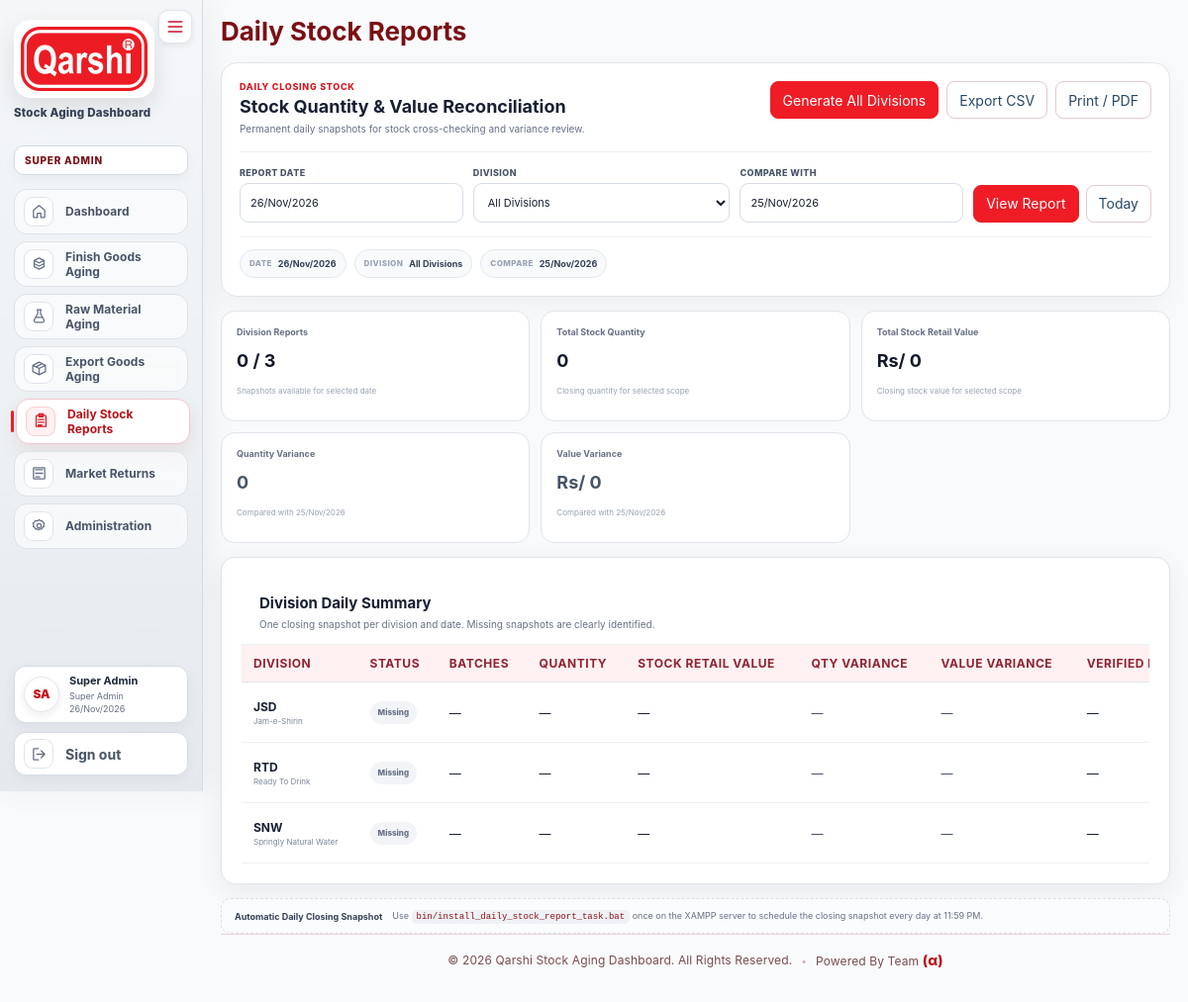
Page /daily-stock-reports (signed in) on the committed database.
### tables this page shows
CREATE TABLE users (
    id INT UNSIGNED AUTO_INCREMENT PRIMARY KEY,
    division_id INT UNSIGNED NULL,
    name VARCHAR(120) NOT NULL,
    email VARCHAR(190) NOT NULL UNIQUE,
    password_hash VARCHAR(255) NOT NULL,
    role ENUM('super_admin','store_manager','division_admin','user') NOT NULL DEFAULT 'user',
    can_add TINYINT(1) NOT NULL DEFAULT 1,
    can_edit TINYINT(1) NOT NULL DEFAULT 1,
    can_delete TINYINT(1) NOT NULL DEFAULT 1,
    avatar_path VARCHAR(255) NULL,
    is_active TINYINT(1) NOT NULL DEFAULT 1,
    created_at TIMESTAMP DEFAULT CURRENT_TIMESTAMP,
    CONSTRAINT fk_users_division FOREIGN KEY (division_id) REFERENCES divisions(id) ON UPDATE CASCADE ON DELETE RESTRICT,
    INDEX idx_users_division (division_id),
    INDEX idx_users_role (role)
);

CREATE TABLE divisions (
    id INT UNSIGNED AUTO_INCREMENT PRIMARY KEY,
    code VARCHAR(20) NOT NULL UNIQUE,
    name VARCHAR(120) NOT NULL,
    is_active TINYINT(1) NOT NULL DEFAULT 1,
    created_at TIMESTAMP DEFAULT CURRENT_TIMESTAMP
);

### app/Views/daily_reports/index.php (the view, shortened to what the rows shown need)
<?php
$qty = static function ($value): string {
    $number = (float)$value;
    $formatted = number_format($number, 3, '.', ',');
    return rtrim(rtrim($formatted, '0'), '.');
};
$money = static function ($value): string {
    $number = (float)$value;
    if (abs($number) >= 1000000) {
        $millions = $number / 1000000;
        $formatted = rtrim(rtrim(number_format($millions, 8, '.', ','), '0'), '.');
        return 'Rs/ ' . $formatted . ' Million';
    }
    $formatted = rtrim(rtrim(number_format($number, 2, '.', ','), '0'), '.');
    return 'Rs/ ' . $formatted;
};
$varianceClass = static function ($value): string {
    if ($value === null) return 'neutral';
    $number = (float)$value;
    if ($number > 0) return 'positive';
    if ($number < 0) return 'negative';
    return 'neutral';
};
$signedQty = static function ($value) use ($qty): string {
    if ($value === null) return '—';
    $number = (float)$value;
    $prefix = $number > 0 ? '+' : '';
    return $prefix . $qty($number);
};
$signedMoney = static function ($value) use ($money): string {
    if ($value === null) return '—';
    $number = (float)$value;
    $prefix = $number > 0 ? '+' : ($number < 0 ? '−' : '');
    return $prefix . $money(abs($number));
};
?>
<section class="daily-report-filter-card">
    <div class="daily-report-filter-head">
        <div>
            <h2>Stock Quantity & Value Reconciliation</h2>
        </div>
    </div>
</section>
<?php if (($mode ?? '') === 'all'): ?>
<section class="card daily-report-section">
    <div class="table-wrap">
        <table class="aging-table daily-report-table">
            <thead>
            <tr>
                <th>Division</th>
                <th>Status</th>
                <th>Batches</th>
                <th>Quantity</th>
                <th>Stock Retail Value</th>
                <th>Qty Variance</th>
                <th>Value Variance</th>
                <th>Verified By</th>
            </tr>
            </thead>
            <tbody>
            <?php foreach ($divisionRows as $row): ?>
                <?php $r = $row['report']; ?>
                <tr>
                    <td>
                        <strong><?= e($row['division']['code']) ?></strong>
                        <small class="daily-table-sub"><?= e($row['division']['name']) ?></small>
                    </td>
                    <td>
                        <?php if (!$r): ?>
                            <span class="daily-status missing">Missing</span>
                        <?php elseif (!empty($r['verified_at'])): ?>
                            <span class="daily-status verified">Verified</span>
                        <?php else: ?>
                            <span class="daily-status pending">Pending</span>
                        <?php endif; ?>
                    </td>
                    <td><?= $r ? number_format((int)$r['total_batches']) : '—' ?></td>
                    <td><?= $r ? e($qty($r['total_quantity'])) : '—' ?></td>
                    <td><?= $r ? e($money($r['total_stock_value'])) : '—' ?></td>
                    <td class="daily-variance <?= e($varianceClass($row['qty_variance'])) ?>"><?= e($signedQty($row['qty_variance'])) ?></td>
                    <td class="daily-variance <?= e($varianceClass($row['value_variance'])) ?>"><?= e($signedMoney($row['value_variance'])) ?></td>
                    <td>
                        <?php if ($r && !empty($r['verified_at'])): ?>
                            <strong><?= e($r['verified_by_name'] ?? 'User') ?></strong>
                            <small class="daily-table-sub"><?= e(format_app_datetime($r['verified_at'])) ?></small>
                        <?php else: ?>
                            <span class="muted">—</span>
                        <?php endif; ?>
                    </td>
                </tr>
            <?php endforeach; ?>
            </tbody>
        </table>
    </div>
</section>
<?php endif; ?>

### app/Views/layouts/header.php (shortened to what the rows shown need)
<?php $me = auth_user(); $appName = app_config('app')['name'] ?? 'Stock Aging Dashboard'; ?>
<!doctype html>
<html lang="en">
<head>
<link rel="stylesheet" href="<?= e(url('/assets/css/app.css')) ?>">
</head>
<body>
<?php if ($me): ?>
<?php
$nameParts = preg_split('/\s+/', trim((string)$me['name'])) ?: [];
$avatarInitials = '';
foreach (array_slice($nameParts, 0, 2) as $part) {
    if ($part !== '') $avatarInitials .= strtoupper(substr($part, 0, 1));
}
$requestPath = parse_url($_SERVER['REQUEST_URI'] ?? '/', PHP_URL_PATH) ?: '/';
$normalizePath = static function (string $path): string {
    $path = rtrim($path, '/');
    return $path === '' ? '/' : $path;
};
$requestPath = $normalizePath($requestPath);
$dashboardPath = $normalizePath(url('/'));
$isDashboardActive = $requestPath === $dashboardPath;
$isStocksActive = str_starts_with($requestPath, $normalizePath(url('/stocks')));
$isDailyReportsActive = str_starts_with($requestPath, $normalizePath(url('/daily-stock-reports')));
$isAdminHome = $requestPath === $normalizePath(url('/admin'));
$isAdminChild = ($me['role'] ?? '') === 'super_admin' && (
    str_starts_with($requestPath, $normalizePath(url('/users')))
    || str_starts_with($requestPath, $normalizePath(url('/divisions')))
    || str_starts_with($requestPath, $normalizePath(url('/grade-criteria')))
    || str_starts_with($requestPath, $normalizePath(url('/logs')))
    || str_starts_with($requestPath, $normalizePath(url('/market-return/mapping')))
    || str_starts_with($requestPath, $normalizePath(url('/admin/email-notifications')))
    || str_starts_with($requestPath, $normalizePath(url('/admin/sap-integration')))
);
$isAdminActive = $isAdminHome || $isAdminChild;
$isMarketReturnActive = str_starts_with($requestPath, $normalizePath(url('/market-return'))) && !$isAdminChild;
?>
<div class="app-shell">
    <aside class="sidebar" id="app-sidebar">
        <button type="button" class="sidebar-toggle" id="sidebarToggle" aria-controls="app-sidebar" aria-expanded="true" aria-label="Collapse menu" title="Collapse menu">
            <svg viewBox="0 0 24 24" fill="none" aria-hidden="true"><path d="M4 6h16M4 12h16M4 18h16" stroke="currentColor" stroke-width="2" stroke-linecap="round"/></svg>
        </button>
        <div class="brand-block">
            <img class="brand-logo" src="<?= e(url('/assets/img/qarshi-logo.png')) ?>" alt="Qarshi logo">
            <div class="brand-text single-line">
                <span>Stock Aging Dashboard</span>
            </div>
        </div>
        <?php
        $sidebarDivisionLabel = $me['role'] === 'super_admin'
            ? 'SUPER ADMIN'
            : (($me['role'] ?? '') === 'store_manager'
                ? 'STORE MANAGER'
                : ((($me['role'] ?? '') === 'user' && empty($me['division_id']))
                    ? 'ALL DIVISIONS'
                    : ($me['division_code'] ?? 'DIVISION')));
        ?>
        <div class="division-chip"><?= e($sidebarDivisionLabel) ?></div>
        <nav>
            <a class="nav-link<?= $isDashboardActive ? ' active' : '' ?>" title="Dashboard" href="<?= e(url('/')) ?>"<?= $isDashboardActive ? ' aria-current="page"' : '' ?>>
                <span class="nav-icon" aria-hidden="true"><svg viewBox="0 0 24 24" fill="none"><path d="M4 10.5 12 4l8 6.5V20a1 1 0 0 1-1 1h-4.5v-6h-5v6H5a1 1 0 0 1-1-1v-9.5Z" stroke="currentColor" stroke-width="1.8" stroke-linecap="round" stroke-linejoin="round"/></svg></span>
                <span class="nav-label">Dashboard</span>
            </a>
            <a class="nav-link<?= $isStocksActive ? ' active' : '' ?>" title="Finish Goods Aging" href="<?= e(url('/stocks')) ?>"<?= $isStocksActive ? ' aria-current="page"' : '' ?>>
                <span class="nav-icon" aria-hidden="true"><svg viewBox="0 0 24 24" fill="none"><path d="M5 7.5 12 4l7 3.5-7 3.5-7-3.5Zm0 0V16.5L12 20l7-3.5V7.5M5 12l7 3.5 7-3.5" stroke="currentColor" stroke-width="1.8" stroke-linecap="round" stroke-linejoin="round"/></svg></span>
                <span class="nav-label">Finish Goods Aging</span>
            </a>
            <?php foreach (\App\Services\AgingModuleRegistry::modules() as $navModuleController): ?>
            <?php $navModule = $navModuleController::MODULE; $navModuleActive = str_starts_with($requestPath, $normalizePath(url($navModule['base']))); ?>
            <a class="nav-link<?= $navModuleActive ? ' active' : '' ?>" title="<?= e($navModule['index_title']) ?>" href="<?= e(url($navModule['base'])) ?>"<?= $navModuleActive ? ' aria-current="page"' : '' ?>>
                <span class="nav-icon" aria-hidden="true"><svg viewBox="0 0 24 24" fill="none"><?= $navModule['icon'] ?? '' ?></svg></span>
                <span class="nav-label"><?= e($navModule['index_title']) ?></span>
            </a>
            <?php endforeach; ?>
            <?php if (in_array(($me['role'] ?? ''), ['super_admin','store_manager','division_admin'], true)): ?>
            <a class="nav-link<?= $isDailyReportsActive ? ' active' : '' ?>" title="Daily Stock Reports" href="<?= e(url('/daily-stock-reports')) ?>"<?= $isDailyReportsActive ? ' aria-current="page"' : '' ?>>
                <span class="nav-icon" aria-hidden="true"><svg viewBox="0 0 24 24" fill="none"><path d="M7 4h10a2 2 0 0 1 2 2v14H5V6a2 2 0 0 1 2-2Zm2-2h6v4H9V2Zm-1 8h8M8 14h8M8 18h5" stroke="currentColor" stroke-width="1.8" stroke-linecap="round" stroke-linejoin="round"/></svg></span>
                <span class="nav-label">Daily Stock Reports</span>
            </a>
            <?php endif; ?>
            <a class="nav-link<?= $isMarketReturnActive ? ' active' : '' ?>" title="Market Returns" href="<?= e(url('/market-return')) ?>"<?= $isMarketReturnActive ? ' aria-current="page"' : '' ?>>
                <span class="nav-icon" aria-hidden="true"><svg viewBox="0 0 24 24" fill="none"><path d="M7 7h10M7 12h10M7 17h6M5 4h14a1 1 0 0 1 1 1v14a1 1 0 0 1-1 1H5a1 1 0 0 1-1-1V5a1 1 0 0 1 1-1Z" stroke="currentColor" stroke-width="1.8" stroke-linecap="round" stroke-linejoin="round"/></svg></span>
                <span class="nav-label">Market Returns</span>
            </a>
            <?php if ($me['role'] === 'super_admin'): ?>
                <a class="nav-link<?= $isAdminActive ? ' active' : '' ?>" title="Administration" href="<?= e(url('/admin')) ?>"<?= $isAdminActive ? ' aria-current="page"' : '' ?>>
                    <span class="nav-icon" aria-hidden="true"><svg viewBox="0 0 24 24" fill="none"><path d="M12 3.5 14 5l2.5-.2.8 2.4 2.1 1.4-1 2.3.6 2.4-2.3 1-.9 2.4-2.5-.3-2 1.6-2-1.6-2.5.3-.9-2.4-2.3-1 .6-2.4-1-2.3 2.1-1.4.8-2.4L10 5l2-1.5Zm0 5.5a3 3 0 1 0 0 6 3 3 0 0 0 0-6Z" stroke="currentColor" stroke-width="1.7" stroke-linecap="round" stroke-linejoin="round"/></svg></span>
                    <span class="nav-label">Administration</span>
                </a>
            <?php endif; ?>
        </nav>
        <div class="sidebar-account-zone">
            <div class="sidebar-user-profile" title="<?= e($me['name']) ?>">
                <div class="sidebar-user-avatar">
                    <?php if (!empty($me['avatar_path'])): ?>
                        <img src="<?= e(url($me['avatar_path'])) ?>" alt="<?= e($me['name']) ?> profile picture">
                    <?php else: ?>
                        <span><?= e($avatarInitials) ?></span>
                    <?php endif; ?>
                </div>
                <div class="sidebar-user-copy">
                    <strong><?= e($me['name']) ?></strong>
                    <small><?= e(($me['role'] ?? '') === 'user'
                        ? (empty($me['division_id']) ? 'Read-only User · All Divisions' : 'Read-only User')
                        : ucwords(str_replace('_',' ', (string)$me['role'])) ) ?></small>
                    <span><?= e(date('d/M/Y')) ?></span>
                </div>
            </div>
            <form class="logout" method="post" action="<?= e(url('/logout')) ?>">
                <button type="submit" class="link-button" title="Sign out"><span class="nav-icon" aria-hidden="true"><svg viewBox="0 0 24 24" fill="none"><path d="M15 17l5-5-5-5M20 12H9M11 20H5a1 1 0 0 1-1-1V5a1 1 0 0 1 1-1h6" stroke="currentColor" stroke-width="1.8" stroke-linecap="round" stroke-linejoin="round"/></svg></span><span class="nav-label">Sign out</span></button>
            </form>
        </div>
    </aside>
    <main class="main <?= (($title ?? '') === 'Dashboard') ? 'dashboard-main' : '' ?>">
        <?php if (($title ?? '') !== 'Dashboard'): ?>
        <header class="topbar">
            <div>
                <div class="page-title-row">
                    <h1><?= e($title ?? '') ?></h1>
                </div>
            </div>
        </header>
        <?php endif; ?>
<?php else: ?>
<div class="guest-shell">
    <?php if ($m = flash('error')): ?><div class="flash error login-flash"><?= e($m) ?></div><?php endif; ?>
<?php endif; ?>

### rows in the picture
users: role "SUPER ADMIN", name "Super Admin", role "Super Admin"
divisions: code "JSD", name "Jam-e-Shirin"
divisions: code "RTD", name "Ready To Drink"
divisions: code "SNW", name "Springly Natural Water"

### other values in the picture
$navModule['index_title'] "Raw Material Aging"
$navModule['index_title'] "Export Goods Aging"
$avatarInitials "SA"
$title "Daily Stock Reports"
format_app_date($reportDate) "26/Nov/2026"
$selectedDivisionLabel "All Divisions"
format_app_date($compareDate) "25/Nov/2026"
$summary['available_reports'] "0"
$summary['divisions'] "3"
$qty($summary['total_quantity'] ?? 0) "0"
$money($summary['total_stock_value'] ?? 0) "Rs/ 0"
$signedQty($summary['qty_variance'] ?? null) "0"
$signedMoney($summary['value_variance'] ?? null) "Rs/ 0"
$signedQty($row['qty_variance']) "—"
$signedMoney($row['value_variance']) "—"
